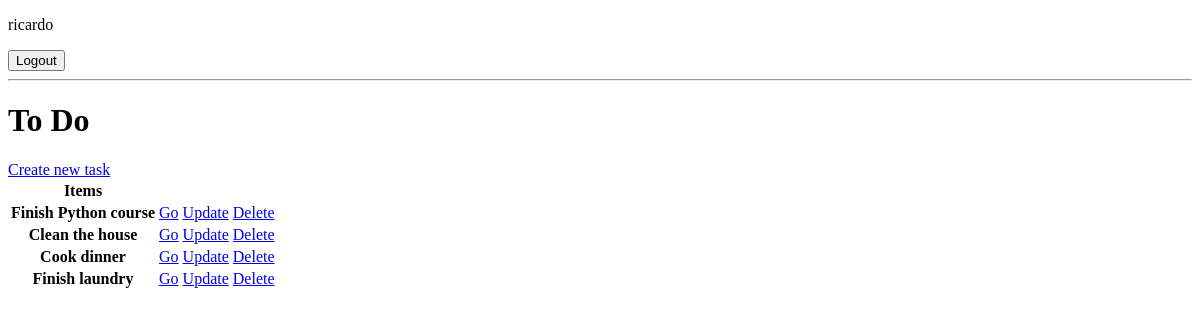
Page / (signed in) on the earlier database version.
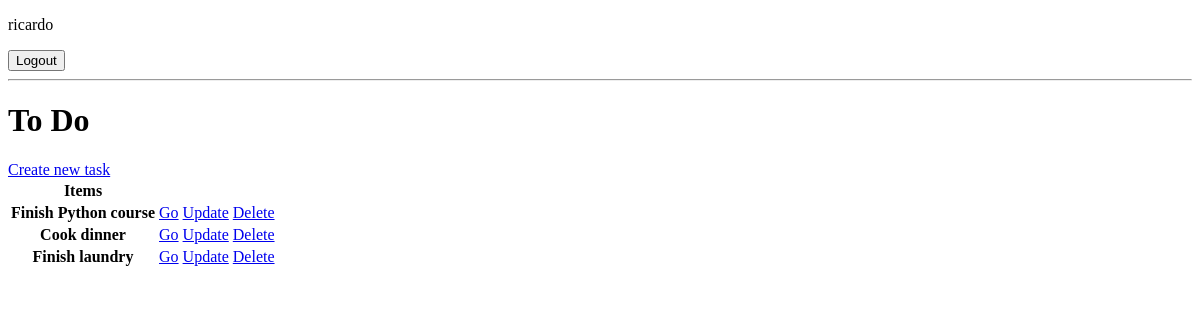
Same page on the later database version.
### base/models.py (models this page shows, shortened)
class Task(models.Model):
    user = models.ForeignKey(User,
                             on_delete=models.CASCADE,
                             null=True,
                             blank=True)
    title = models.CharField(max_length=200)
    description = models.TextField(null=True,
                                   blank=True)
    complete = models.BooleanField(default=False)
    created = models.DateTimeField(auto_now_add=True)
    class Goal:
        ordering = ['complete']

### base/views.py (the view)
# urls.py: urlpatterns = [path('', ListToDo.as_view(), name='tasks'),
class  ListToDo(LoginRequiredMixin, ListView):
    model = Task
    context_object_name = 'tasks'

### base/templates/base/task_list.html (shortened to what this page needs)
<!DOCTYPE html>
<html lang="en">
<head>
</head>
<body>
    {% if request.user.is_authenticated %}
        <p>{{request.user}}</p>
        <form action="{% url 'logout' %}" method="post">
                  <button type="submit" class="btn btn-info">Logout</button>
        </form>
    {% else %}
        <a href="{% url 'login'  %}">Login</a>
    {% endif %}
    <hr>
    <h1>To Do</h1>
    <a href="{% url 'create-task' %}">Create new task</a>
    <table>
        <tr>
            <th>
                Items
            </th>
            <th></th>
            <th></th>
        </tr>
        {% for task in tasks %}
        <tr>
            <th>{{task.title}}</th>
            <td><a href="{% url 'task' task.id %}">Go</a></td>
            <td><a href="{% url 'update-task' task.id %}">Update</a></td>
            <td><a href="{% url 'delete-task' task.id %}">Delete</a></td>
        </tr>
        {% empty %}
        <h3>No items in this list</h3>
        {% endfor %}
    </table>
</body>
</html>

Differences in the rows shown:
removed Task: title "Clean the house"
